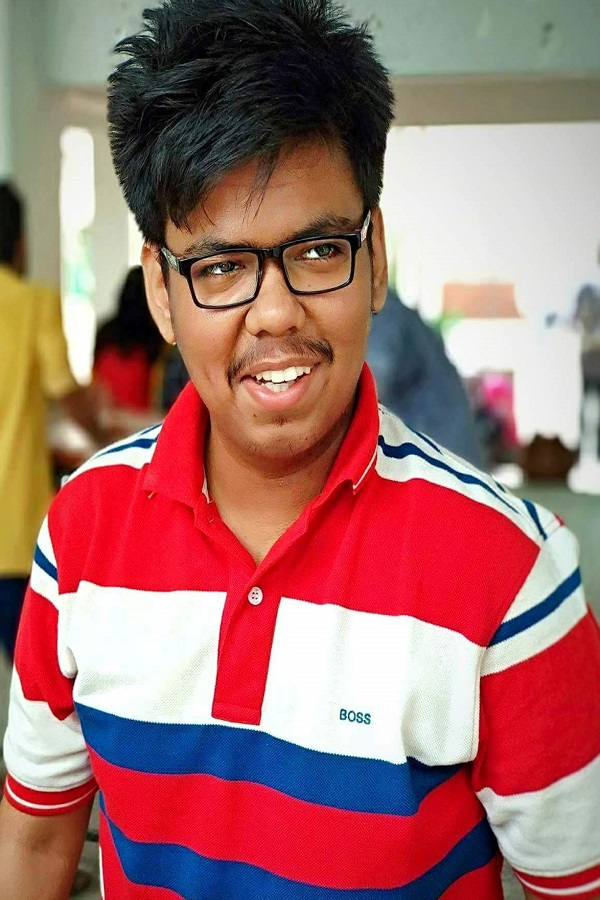
%> input picture Online_A/input2.jpeg, 600 x 900 px
$ octave online_A.m   (GNU Octave 9; MATLAB toolbox functions it lacks are replaced by stand-ins)
%> lines starting %> are read from the running program, lines starting %| are printed output that depends on the picture; in (x1, y1, x2, y2) boxes, pixels count from 0 and x2, y2 are one past the last pixel; in counts of white or black regions, pixels touching at a corner belong together; the program's own positions count from 1
% draw a triangle
clc;    % Clear the command window.
close all;  % Close all figures (except those of imtool.)
imtool close all;  % Close all imtool figures if you have the Image Processing Toolbox.
clear;  % Erase all existing variables. Or clearvars if you want.
A =rgb2gray(imread('input2.jpeg'));
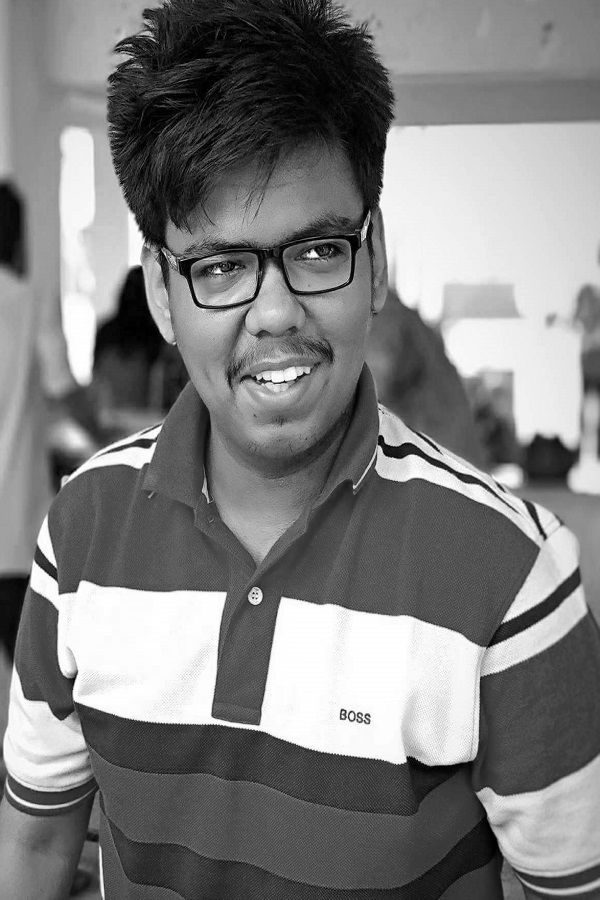
%> A: size 900x600 uint8; min 0, max 255, mean 127.2
figure; imshow(A);
hold on;
temp_of_A_image = A;
%input
x1=200;
y1=200;
width=200;
height=100;
%
x2= x1 + width;
y2= y1;
x3=x1+ (abs(x1-x2))/2;
y3 = y1-height;

disp(['(',num2str(x1),',',num2str(y1),')']);
disp(['(',num2str(x2),',',num2str(y2),')']);
disp(['(',num2str(x3),',',num2str(y3),')']);


temp_of_A_image = insertShape(temp_of_A_image,'Line',[x1 y1 x2 y2],'LineWidth',2,'Color','blue');
temp_of_A_image = insertShape(temp_of_A_image,'Line',[x2 y2 x3 y3],'LineWidth',2,'Color','blue');
temp_of_A_image = insertShape(temp_of_A_image,'Line',[x1 y1 x3 y3],'LineWidth',2,'Color','blue');
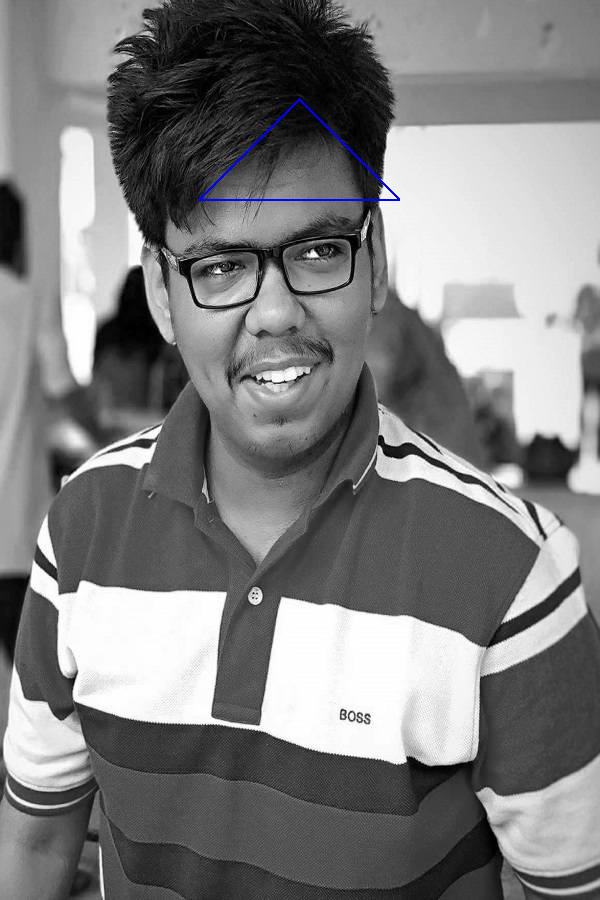
%> temp_of_A_image: size 900x600x3 uint8; mean R, G, B 127.1, 127.1, 127.5

temp_x1=x1;
temp_x2=x2;
temp_y1=y1;
temp_y2=y2;
imshow(temp_of_A_image);
while temp_y1 ~=y3
temp_x1=temp_x1+1;
temp_x2=temp_x2-1;
temp_y1=temp_y1-1;
temp_y2=temp_y2-1;

temp_of_A_image = insertShape(temp_of_A_image,'Line',[temp_x1 temp_y1 temp_x2 temp_y2],'LineWidth',2,'Color','blue');

end
%> this loop made 100 passes
%> pass 2, `temp_of_A_image = insertShape(temp_of_A_image,'Line',[temp_x1 temp_y1 ..`:
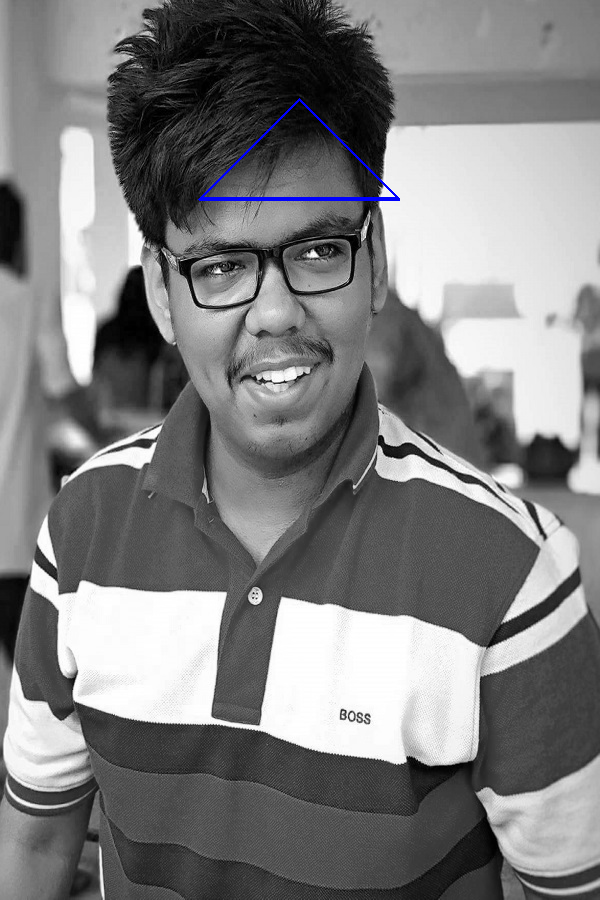
%> temp_of_A_image: size 900x600x3 uint8; 0.07% of pixels changed, all inside (x1, y1, x2, y2) = (202, 197, 397, 199)
%> pass 3, `temp_of_A_image = insertShape(temp_of_A_image,'Line',[temp_x1 temp_y1 ..`:
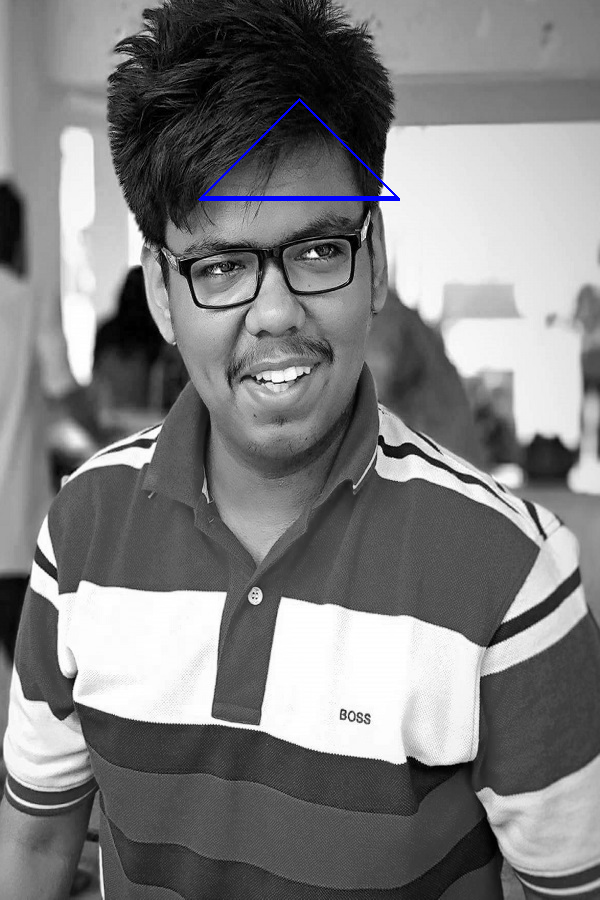
%> temp_of_A_image: size 900x600x3 uint8; 0.11% of pixels changed, all inside (x1, y1, x2, y2) = (202, 196, 397, 199)
%> after the loop:
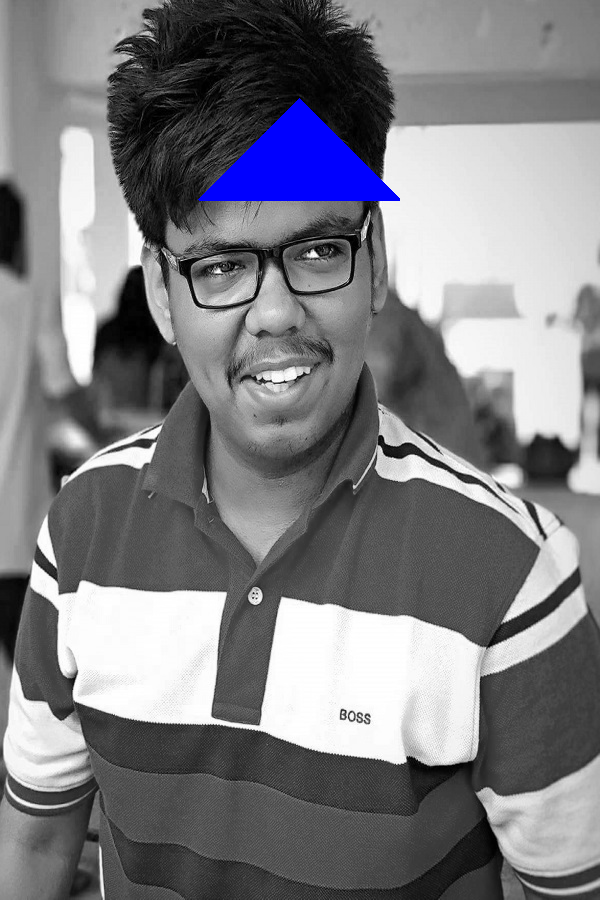
%> temp_of_A_image: size 900x600x3 uint8; 1.78% of pixels changed, all inside (x1, y1, x2, y2) = (202, 101, 397, 199)
%> after the loop, temp_x1 = 300; temp_x2 = 300; temp_y1 = 100; temp_y2 = 100


imshow(temp_of_A_image);
